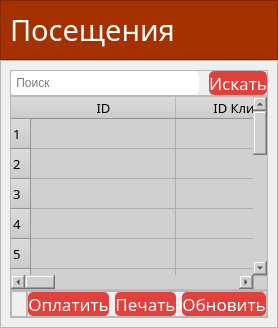
         <widget class="QWidget" name="statistic">
          <layout class="QVBoxLayout" name="verticalLayout_6">
           <property name="spacing">
            <number>0</number>
           </property>
           <property name="leftMargin">
            <number>0</number>
           </property>
           <property name="topMargin">
            <number>0</number>
           </property>
           <property name="rightMargin">
            <number>0</number>
           </property>
           <property name="bottomMargin">
            <number>0</number>
           </property>
           <item>
            <widget class="QFrame" name="title_visits">
             <property name="maximumSize">
              <size>
               <width>16777215</width>
               <height>100</height>
              </size>
             </property>
             <property name="styleSheet">
              <string notr="true">background-color: rgb(166, 49, 0);</string>
             </property>
             <property name="frameShape">
              <enum>QFrame::StyledPanel</enum>
             </property>
             <property name="frameShadow">
              <enum>QFrame::Raised</enum>
             </property>
             <layout class="QHBoxLayout" name="horizontalLayout_2">
              <item>
               <widget class="QLabel" name="title_2">
                <property name="font">
                 <font>
                  <family>Montserrat Medium</family>
                  <pointsize>22</pointsize>
                 </font>
                </property>
                <property name="styleSheet">
                 <string notr="true">color: #fff;</string>
                </property>
                <property name="text">
                 <string>Посещения</string>
                </property>
               </widget>
              </item>
             </layout>
            </widget>
           </item>
           <item>
            <widget class="QFrame" name="window_visits">
             <property name="maximumSize">
              <size>
               <width>16777215</width>
               <height>700</height>
              </size>
             </property>
             <property name="frameShape">
              <enum>QFrame::StyledPanel</enum>
             </property>
             <property name="frameShadow">
              <enum>QFrame::Raised</enum>
             </property>
             <layout class="QVBoxLayout" name="verticalLayout_30">
              <property name="spacing">
               <number>0</number>
              </property>
              <item>
               <widget class="QFrame" name="frame_26">
                <property name="maximumSize">
                 <size>
                  <width>16777215</width>
                  <height>90</height>
                 </size>
                </property>
                <property name="frameShape">
                 <enum>QFrame::StyledPanel</enum>
                </property>
                <property name="frameShadow">
                 <enum>QFrame::Raised</enum>
                </property>
                <layout class="QHBoxLayout" name="horizontalLayout_23">
                 <property name="spacing">
                  <number>10</number>
                 </property>
                 <property name="leftMargin">
                  <number>0</number>
                 </property>
                 <property name="topMargin">
                  <number>0</number>
                 </property>
                 <property name="rightMargin">
                  <number>0</number>
                 </property>
                 <property name="bottomMargin">
                  <number>0</number>
                 </property>
                 <item>
                  <widget class="QLineEdit" name="lineEdit">
                   <property name="maximumSize">
                    <size>
                     <width>855</width>
                     <height>40</height>
                    </size>
                   </property>
                   <property name="styleSheet">
                    <string notr="true">color: rgb(0, 0, 0);
background-color: rgb(255, 255, 255);
border-radius: 5px;
font: 57 13pt &quot;Montserrat Medium&quot;;</string>
                   </property>
                   <property name="dragEnabled">
                    <bool>false</bool>
                   </property>
                   <property name="readOnly">
                    <bool>false</bool>
                   </property>
                   <property name="placeholderText">
                    <string> Поиск</string>
                   </property>
                  </widget>
                 </item>
                 <item>
                  <widget class="QPushButton" name="btn_search">
                   <property name="maximumSize">
                    <size>
                     <width>210</width>
                     <height>40</height>
                    </size>
                   </property>
                   <property name="font">
                    <font>
                     <family>Montserrat Medium</family>
                     <pointsize>13</pointsize>
                     <weight>7</weight>
                     <italic>false</italic>
                     <bold>false</bold>
                    </font>
                   </property>
                   <property name="styleSheet">
                    <string notr="true">QPushButton{
background-color: rgb(224, 65, 61);
color: #fff;
border-radius: 5px;
	font: 57 13pt &quot;Montserrat Medium&quot;;
}

QPushButton:hover{
background-color: rgb(204, 5, 0);
}</string>
                   </property>
                   <property name="text">
                    <string>Искать</string>
                   </property>
                  </widget>
                 </item>
                </layout>
               </widget>
              </item>
              <item>
               <widget class="QFrame" name="visits">
                <property name="maximumSize">
                 <size>
                  <width>16777215</width>
                  <height>550</height>
                 </size>
                </property>
                <property name="font">
                 <font>
                  <family>Montserrat Medium</family>
                 </font>
                </property>
                <property name="frameShape">
                 <enum>QFrame::StyledPanel</enum>
                </property>
                <property name="frameShadow">
                 <enum>QFrame::Raised</enum>
                </property>
                <layout class="QVBoxLayout" name="verticalLayout_31">
                 <property name="spacing">
                  <number>0</number>
                 </property>
                 <property name="leftMargin">
                  <number>0</number>
                 </property>
                 <property name="topMargin">
                  <number>0</number>
                 </property>
                 <property name="rightMargin">
                  <number>0</number>
                 </property>
                 <property name="bottomMargin">
                  <number>0</number>
                 </property>
                 <item>
                  <widget class="QTableWidget" name="table_visits">
                   <property name="font">
                    <font>
                     <family>Montserrat Medium</family>
                     <pointsize>10</pointsize>
                     <weight>7</weight>
                     <italic>false</italic>
                     <bold>false</bold>
                    </font>
                   </property>
                   <property name="styleSheet">
                    <string notr="true">background-color: rgb(208, 208, 208); 
color: black;
border: 0;
alternate-background-color: #606060;
selection-background-color: #282828;
font: 57 10pt &quot;Montserrat Medium&quot;;
</string>
                   </property>
                   <property name="sortingEnabled">
                    <bool>true</bool>
                   </property>
                   <property name="rowCount">
                    <number>17</number>
                   </property>
                   <property name="columnCount">
                    <number>7</number>
                   </property>
                   <attribute name="horizontalHeaderCascadingSectionResizes">
                    <bool>false</bool>
                   </attribute>
                   <attribute name="horizontalHeaderDefaultSectionSize">
                    <number>145</number>
                   </attribute>
                   <attribute name="horizontalHeaderShowSortIndicator" stdset="0">
                    <bool>true</bool>
                   </attribute>
                   <attribute name="horizontalHeaderStretchLastSection">
                    <bool>true</bool>
                   </attribute>
                   <attribute name="verticalHeaderCascadingSectionResizes">
                    <bool>false</bool>
                   </attribute>
                   <attribute name="verticalHeaderDefaultSectionSize">
                    <number>30</number>
                   </attribute>
                   <row/>
                   <row/>
                   <row/>
                   <row/>
                   <row/>
                   <row/>
                   <row/>
                   <row/>
                   <row/>
                   <row/>
                   <row/>
                   <row/>
                   <row/>
                   <row/>
                   <row/>
                   <row/>
                   <row/>
                   <column>
                    <property name="text">
                     <string>ID</string>
                    </property>
                   </column>
                   <column>
                    <property name="text">
                     <string>ID Клиента</string>
                    </property>
                   </column>
                   <column>
                    <property name="text">
                     <string>ID ПК</string>
                    </property>
                   </column>
                   <column>
                    <property name="text">
                     <string>ID Админа</string>
                    </property>
                   </column>
                   <column>
                    <property name="text">
                     <string>Дата и время</string>
                    </property>
                   </column>
                   <column>
                    <property name="text">
                     <string>Время аренды</string>
                    </property>
                   </column>
                   <column>
                    <property name="text">
                     <string>Сумма</string>
                    </property>
                   </column>
                  </widget>
                 </item>
                </layout>
               </widget>
              </item>
              <item>
               <widget class="QFrame" name="frame_22">
                <property name="maximumSize">
                 <size>
                  <width>16777215</width>
                  <height>100</height>
                 </size>
                </property>
                <property name="font">
                 <font>
                  <kerning>false</kerning>
                 </font>
                </property>
                <property name="frameShape">
                 <enum>QFrame::StyledPanel</enum>
                </property>
                <property name="frameShadow">
                 <enum>QFrame::Raised</enum>
                </property>
                <layout class="QHBoxLayout" name="horizontalLayout_21">
                 <property name="spacing">
                  <number>0</number>
                 </property>
                 <property name="leftMargin">
                  <number>0</number>
                 </property>
                 <property name="topMargin">
                  <number>0</number>
                 </property>
                 <property name="rightMargin">
                  <number>0</number>
                 </property>
                 <property name="bottomMargin">
                  <number>0</number>
                 </property>
                 <item>
                  <widget class="QFrame" name="frame_23">
                   <property name="maximumSize">
                    <size>
                     <width>430</width>
                     <height>16777215</height>
                    </size>
                   </property>
                   <property name="frameShape">
                    <enum>QFrame::StyledPanel</enum>
                   </property>
                   <property name="frameShadow">
                    <enum>QFrame::Raised</enum>
                   </property>
                  </widget>
                 </item>
                 <item>
                  <widget class="QFrame" name="frame_24">
                   <property name="maximumSize">
                    <size>
                     <width>650</width>
                     <height>102</height>
                    </size>
                   </property>
                   <property name="frameShape">
                    <enum>QFrame::StyledPanel</enum>
                   </property>
                   <property name="frameShadow">
                    <enum>QFrame::Raised</enum>
                   </property>
                   <layout class="QHBoxLayout" name="horizontalLayout_22">
                    <property name="leftMargin">
                     <number>0</number>
                    </property>
                    <property name="topMargin">
                     <number>0</number>
                    </property>
                    <property name="rightMargin">
                     <number>0</number>
                    </property>
                    <property name="bottomMargin">
                     <number>0</number>
                    </property>
                    <item>
                     <widget class="QPushButton" name="btn_print_visits">
                      <property name="maximumSize">
                       <size>
                        <width>210</width>
                        <height>40</height>
                       </size>
                      </property>
                      <property name="font">
                       <font>
                        <family>Montserrat Medium</family>
                        <pointsize>13</pointsize>
                        <weight>7</weight>
                        <italic>false</italic>
                        <bold>false</bold>
                       </font>
                      </property>
                      <property name="styleSheet">
                       <string notr="true">QPushButton{
background-color: rgb(224, 65, 61);
color: #fff;
border-radius: 5px;
font: 57 13pt &quot;Montserrat Medium&quot;;
}

QPushButton:hover{
background-color: rgb(204, 5, 0);
}</string>
                      </property>
                      <property name="text">
                       <string>Оплатить</string>
                      </property>
                     </widget>
                    </item>
                    <item>
                     <widget class="QPushButton" name="btn_print_visits_2">
                      <property name="maximumSize">
                       <size>
                        <width>210</width>
                        <height>40</height>
                       </size>
                      </property>
                      <property name="font">
                       <font>
                        <family>Montserrat Medium</family>
                        <pointsize>13</pointsize>
                        <weight>7</weight>
                        <italic>false</italic>
                        <bold>false</bold>
                       </font>
                      </property>
                      <property name="styleSheet">
                       <string notr="true">QPushButton{
background-color: rgb(224, 65, 61);
color: #fff;
border-radius: 5px;
font: 57 13pt &quot;Montserrat Medium&quot;;
}

QPushButton:hover{
background-color: rgb(204, 5, 0);
}</string>
                      </property>
                      <property name="text">
                       <string>Печать</string>
                      </property>
                     </widget>
                    </item>
                    <item>
                     <widget class="QPushButton" name="btn_apdate_visits">
                      <property name="maximumSize">
                       <size>
                        <width>210</width>
                        <height>40</height>
                       </size>
                      </property>
                      <property name="font">
                       <font>
                        <family>Montserrat Medium</family>
                        <pointsize>13</pointsize>
                        <weight>7</weight>
                        <italic>false</italic>
                        <bold>false</bold>
                       </font>
                      </property>
                      <property name="styleSheet">
                       <string notr="true">QPushButton{
background-color: rgb(224, 65, 61);
color: #fff;
border-radius: 5px;
font: 57 13pt &quot;Montserrat Medium&quot;;
}

QPushButton:hover{
background-color: rgb(204, 5, 0);
}</string>
                      </property>
                      <property name="text">
                       <string>Обновить</string>
                      </property>
                     </widget>
                    </item>
                   </layout>
                  </widget>
                 </item>
                </layout>
               </widget>
              </item>
             </layout>
            </widget>
           </item>
          </layout>
         </widget>
